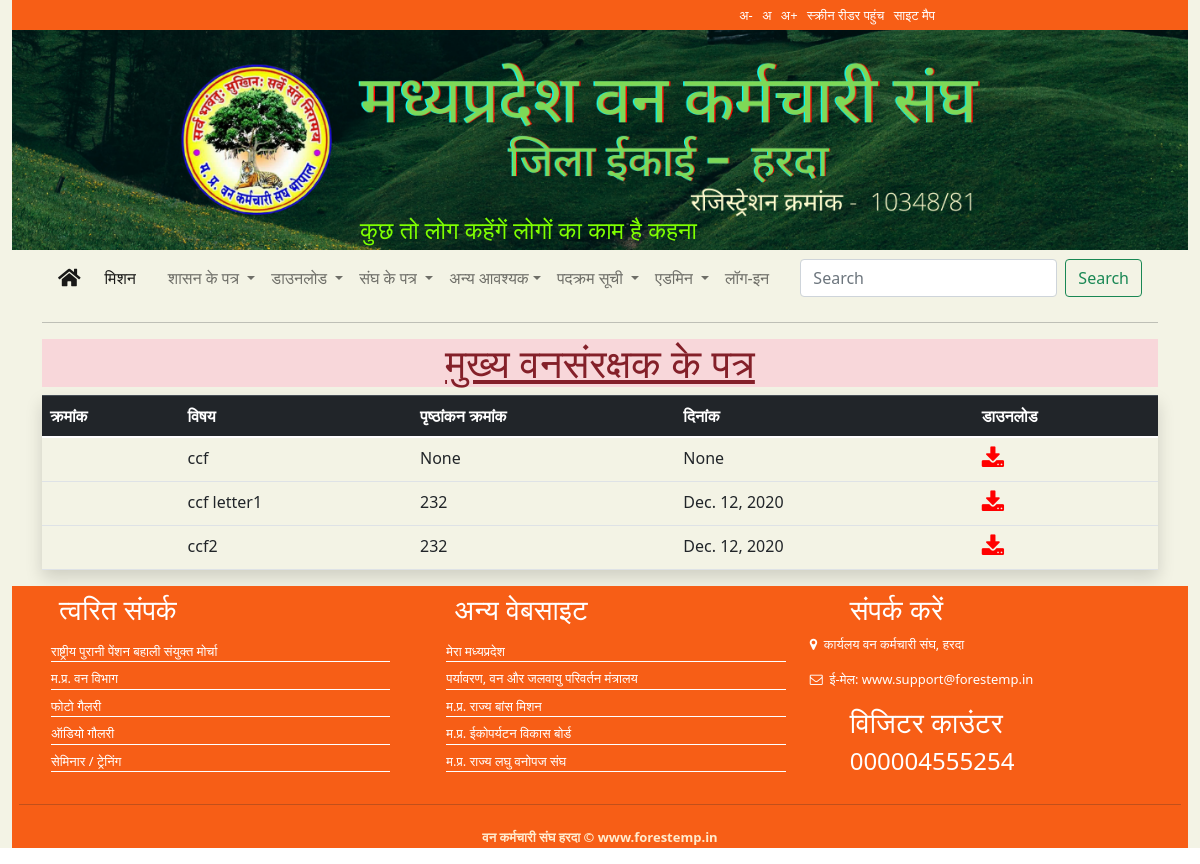
The app's page /ccfletter/ with its own data.
### core/models.py (models this page shows)
class pdffile(models.Model):
    title = models.CharField(max_length=100)
    javak=models.CharField(max_length=200,null=True,blank=True)
    date=models.DateField(null=True,blank=True)
    file = models.FileField(upload_to='pdf')
    linkto =models.CharField(choices=pdf_choice,max_length=100)

### core/views.py (the view)
# urls.py: path('ccfletter/',views.ccfletter, name='ccfletter'),
def ccfletter(request):
    heading="मुख्‍य वनसंरक्षक के पत्र"
    data=pdffile.objects.filter(linkto="CcfLetter")
    return render(request,'core/letterTemplate.html',{'heading':heading,'data':data})

### core/templates/core/letterTemplate.html
{% extends 'base.html' %}
{% load static %}
{% block contents %}
<h1 class="alert-danger text-center"><u>{{heading}}</u></h1>
<table class="table table-hover shadow">
    <thead class="table-dark">
        <tr>
            <th>क्रमांक</td>
            <th>विषय</td>
            <th>पृष्‍ठांकन क्रमांक</td>
            <th>दिनांक</td>
            <th>डाउनलोड</td>
        </tr>
    </thead>
    {% for df in  data %}
        <tr>
            <td></td>
            <td>{{df.title}}</td>
            <td>{{df.javak}}</td>
            <td>{{df.date}}</td>
            <td><a href="{{df.file.url}}"><i class="fa fa-download" style="font-size:24px;color:red"></a></i></td>
        </tr>
    {% endfor %}
 </table>
{% endblock contents %}

### core/static/css/style.css (style rules this page uses)
* { margin: 0PX; padding: 0px; }
:root { --maincolor:#f75e16; }

### records on screen
pdffile: title "ccf", javak "None", date "None"
pdffile: title "ccf letter1", javak "232", date "Dec. 12, 2020"
pdffile: title "ccf2", javak "232", date "Dec. 12, 2020"

### other values on screen
{{ heading }} "मुख्‍य वनसंरक्षक के पत्र"
